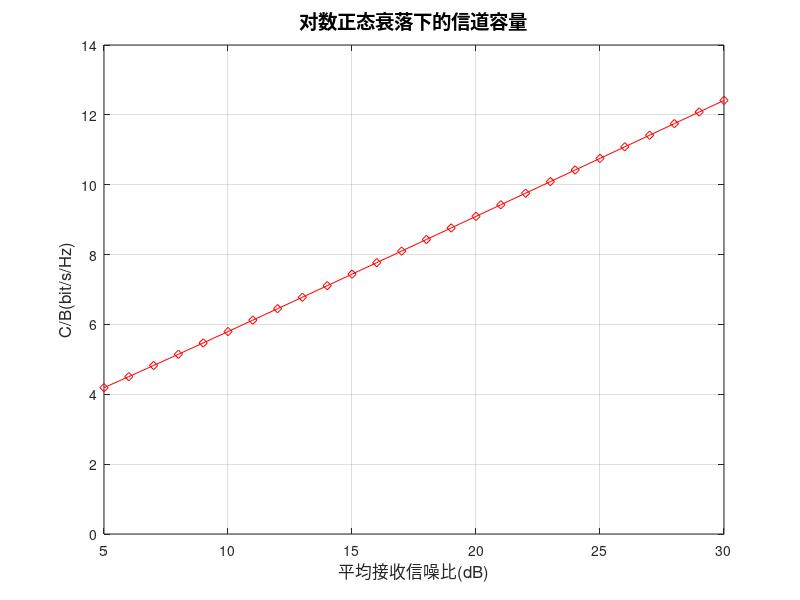

Write MATLAB code to recreate this figure. (Note: this script raises an error after producing the figure.)
%%%%%%%%%%%%%%%%%%%%%%%%%%%%%%%
%对数正态衰落下的信道容量
%%%%%%%%%%%%%%%%%%%%%%%%%%%%%%%

clc
clear all
close all

gama_0 = input('请输入中止门限（dB）');
%gama_0 = 1;
sigma = 8;
u = 5:30;                       %分贝信噪比的平均值u
len = length(u);
u_e = 10.^((u + ((sigma.^2)*(log(10)/20)))/10);           %平均信噪比gama

%% AWGN信道容量
for i = 1:len
    C_AWGN(i) = log2(1 + u_e(i));
end

figure;

plot (u,C_AWGN,'-dr');

axis([5,30,0,14]);

hold on;

xlabel('平均接收信噪比(dB)','fontsize',12);

ylabel('C/B(bit/s/Hz)','fontsize',12);

title('对数正态衰落下的信道容量','fontsize',14);

grid on;

%% 香农容量w TX/RX CSI

for i = 1:len
    fun = @(gama) log2(gama/gama_0).*log_nd(gama,u(i),sigma);
    C_TXRX(i) = integral(fun,gama_0,inf);
end

plot(u,C_TXRX,'-xg');

%% 香农容量w RX CSI

for i = 1:len
    fun = @(gama) log2(1 + gama).*log_nd(gama,u(i),sigma);
    C_RX(i) = integral(fun,0,inf);
end

plot(u,C_RX,'-b');

%% 最大中断容量

r_0 = 1:10;
for i = 1:10
    for j = 1:len
        fun = @(r) (1./r) .* log_nd(r,u(j),sigma);
        E_r = integral(fun,r_0(i),inf);
        log_nd_mid = @(R) log_nd(R,u(j),sigma);
        log_nd_r0 = integral(log_nd_mid,r_0(i),inf);
        mid(i,j) = log2(1 + 1/(E_r))*log_nd_r0;
    end
end
[C_max_intrpt,index]=max(mid);
plot(u,C_max_intrpt,'-+m');

%% 零中断容量

for i = 1:len
    fun = @(r) (1./r) .* log_nd(r,u(i),sigma);
    E_r_0 = integral(fun,0,inf);
    C_zreo_intrpt(i) = log2(1 + 1/E_r_0);
end
plot(u,C_zreo_intrpt,'-*k');
legend('AWGN','TXRX CSI','RX CSI','Max intrpt','Zreo intrpt');
